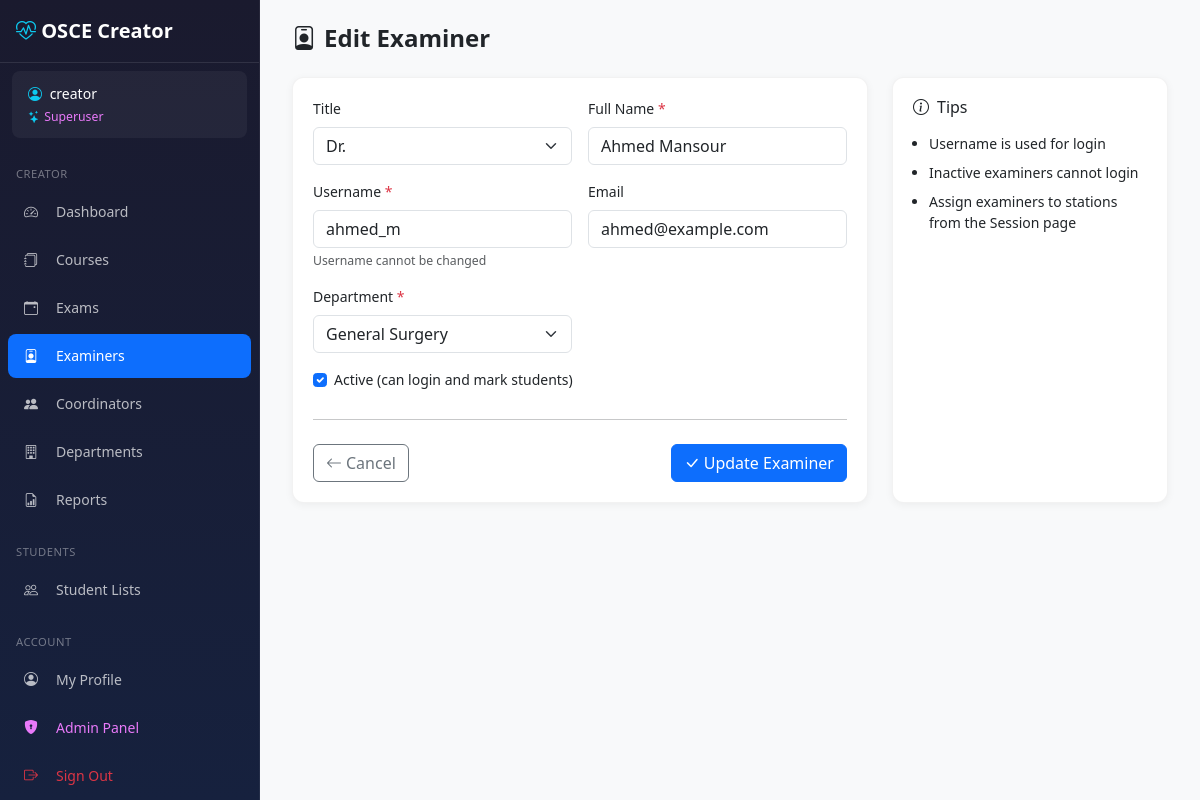
The app's page /creator/examiners/31/edit/ (signed in) with its own data.
### core/models/examiner.py (models this page shows, shortened)
class Examiner(AbstractBaseUser, PermissionsMixin, TimestampMixin):
    ROLE_EXAMINER    = 'examiner'
    ROLE_COORDINATOR = 'coordinator'
    ROLE_ADMIN       = 'admin'
    ROLE_CHOICES = [
        (ROLE_EXAMINER,    'Examiner'),
        (ROLE_COORDINATOR, 'Coordinator'),
        (ROLE_ADMIN,       'Admin'),
    ]
    POSITION_HEAD      = 'head'
    POSITION_RTA       = 'rta'
    POSITION_ORGANIZER = 'organizer'
    POSITION_CHOICES = [
        (POSITION_HEAD,      'Head'),
        (POSITION_RTA,       'RTA'),
        (POSITION_ORGANIZER, 'Organizer'),
    ]
    id = models.AutoField(primary_key=True)
    username = models.CharField(max_length=80, unique=True)
    email = models.EmailField(max_length=120, blank=True, default='')
    full_name = models.CharField(max_length=150)
    title = models.CharField(max_length=20, blank=True, default='')  # Dr., Prof.
    department = models.CharField(max_length=100, blank=True, default='')
    coordinator_department = models.ForeignKey(
        'core.Department',
        null=True, blank=True,
        on_delete=models.SET_NULL,
        related_name='coordinators',
        db_index=True,
    )
    coordinator_position = models.CharField(
        max_length=10,
        choices=POSITION_CHOICES,
        blank=True, default='',
    )
    role = models.CharField(max_length=20, choices=ROLE_CHOICES, default=ROLE_EXAMINER)
    is_active = models.BooleanField(default=True)
    is_staff = models.BooleanField(default=False)
    is_deleted = models.BooleanField(default=False)
    deleted_at = models.DateTimeField(null=True, blank=True)
    objects = ExaminerManager()
    USERNAME_FIELD = 'username'
    REQUIRED_FIELDS = ['full_name']
    class Meta:
        db_table = 'examiners'
        verbose_name = 'Examiner'
        verbose_name_plural = 'Examiners'
        constraints = [
            models.CheckConstraint(
                condition=models.Q(
                    models.Q(role='coordinator', _negated=True)
                ) | models.Q(coordinator_department__isnull=False),
                name='coordinator_must_have_department',
            ),
            models.CheckConstraint(
                condition=models.Q(
                    models.Q(role='coordinator', _negated=True)
                ) | ~models.Q(coordinator_position=''),
                name='coordinator_must_have_position',
            ),
            models.CheckConstraint(
                condition=models.Q(role='coordinator') | models.Q(
                    coordinator_department__isnull=True,
                    coordinator_position='',
                ),
                name='non_coordinator_no_dept_fields',
            ),
        ]
    @property
    def display_name(self):
        if self.title:
            return f"{self.title} {self.full_name}"
        return self.full_name

### core/models/department.py (models this page shows, shortened)
class Department(TimestampMixin):
    name = models.CharField(max_length=150, unique=True)
    class Meta:
        db_table = 'departments'
        ordering = ['name']
        verbose_name = 'Department'
        verbose_name_plural = 'Departments'

### creator/views/examiners.py (the view, shortened to what this page needs)
# urls.py: path('examiners/<int:examiner_id>/edit/', examiners.examiner_edit, name='examiner_edit'),
@login_required
def examiner_edit(request, examiner_id):
    examiner = get_object_or_404(Examiner, pk=examiner_id)
    departments = get_departments()
    return render(request, 'creator/examiners/form.html', {
        'examiner': examiner,
        'departments': departments,
    })

### core/context_processors.py (called while the page is built)
def admin_token(request):
    if hasattr(request, 'user') and request.user.is_authenticated and request.user.is_staff:
        return {'ADMIN_TOKEN': settings.SECRET_ADMIN_URL}
    return {'ADMIN_TOKEN': ''}

### core/utils/cache_utils.py (called while the page is built)
def get_departments():
    result = cache.get(DEPT_LIST_KEY)
    if result is None:
        from core.models import Department
        result = list(Department.objects.order_by('name'))
        cache.set(DEPT_LIST_KEY, result, DEPT_LIST_TTL)
        logger.debug('Cache MISS: departments loaded from DB (%d items)', len(result))
    return result

### templates/creator/examiners/form.html (shortened to what this page needs)
{% extends 'creator/base_creator.html' %}
{% block content %}
<div class="page-header">
    <h1><i class="bi bi-person-badge me-2"></i>{% if examiner %}Edit{% else %}Add{% endif %} Examiner</h1>
</div>
<div class="row">
    <div class="col-lg-8">
        <div class="stat-card">
            <form method="POST">
                <div class="row g-3">
                    <div class="col-md-6">
                        <label class="form-label">Title</label>
                        <select class="form-select" name="title">
                            <option value="Dr." {% if examiner and examiner.title == 'Dr.' %}selected{% endif %}>Dr.</option>
                        </select>
                    </div>
                    <div class="col-md-6">
                        <label class="form-label">Full Name <span class="text-danger">*</span></label>
                        <input type="text" class="form-control" name="full_name" required
                               value="{{ examiner.full_name|default:'' }}"
                               placeholder="Mohammed Ahmed">
                    </div>
                    <div class="col-md-6">
                        <label class="form-label">Username <span class="text-danger">*</span></label>
                        <input type="text" class="form-control" name="username" required
                               value="{{ examiner.username|default:'' }}"
                               placeholder="700125" {% if examiner %}readonly{% endif %}>
                        {% if examiner %}
                        <div class="form-text">Username cannot be changed</div>
                        {%else %}
                        <div class="form-text">Use financial number (e.g., 700125).</div>
                        {% endif %}
                    </div>
                    <div class="col-md-6">
                        <label class="form-label">Email</label>
                        <input type="email" class="form-control" name="email"
                               value="{{ examiner.email|default:'' }}"
                               placeholder="moh@najah.edu">
                    </div>
                    <div class="col-md-6">
                        <label class="form-label">Department <span class="text-danger">*</span></label>
                        <select class="form-select" name="department" required>
                            {% for dept in departments %}
                            <option value="{{ dept.name }}" {% if examiner and examiner.department == dept.name %}selected{% endif %}>{{ dept.name }}</option>
                            {% endfor %}
                        </select>
                    </div>
                    <div class="col-md-6">
                    </div>
                    <div class="col-12">
                        <div class="form-check">
                            <input class="form-check-input" type="checkbox" name="is_active" id="is_active"
                                   {% if not examiner or examiner.is_active %}checked{% endif %}>
                            <label class="form-check-label" for="is_active">
                                Active (can login and mark students)
                            </label>
                        </div>
                    </div>
                </div>
                <hr class="my-4">
                <div class="d-flex justify-content-between">
                    <a href="{% url 'creator:examiner_list' %}" class="btn btn-outline-secondary">
                        <i class="bi bi-arrow-left me-1"></i>Cancel
                    </a>
                    <button type="submit" class="btn btn-primary">
                        <i class="bi bi-check-lg me-1"></i>{% if examiner %}Update{% else %}Create{% endif %} Examiner
                    </button>
                </div>
            </form>
        </div>
    </div>
    <div class="col-lg-4">
        <div class="stat-card">
            <h6 class="mb-3"><i class="bi bi-info-circle me-2"></i>Tips</h6>
            <ul class="mb-0 ps-3">
                <li class="mb-2">Username is used for login</li>
                <li class="mb-2">Inactive examiners cannot login</li>
                <li>Assign examiners to stations from the Session page</li>
            </ul>
        </div>
    </div>
</div>
{% endblock %}

### templates/creator/base_creator.html (shortened to what this page needs)
{% load static %}
<!DOCTYPE html>
<html lang="en">
<head>
    <link href="https://cdn.jsdelivr.net/npm/bootstrap@5.3.2/dist/css/bootstrap.min.css" rel="stylesheet">
    <link href="https://cdn.jsdelivr.net/npm/bootstrap-icons@1.11.1/font/bootstrap-icons.css" rel="stylesheet">
    <link href="{% static 'css/creator.css' %}" rel="stylesheet">
</head>
<body>
    <nav id="creatorSidebar"
         class="sidebar offcanvas-lg offcanvas-start"
         tabindex="-1"
         aria-labelledby="sidebarLabel">
        <div class="offcanvas-body d-flex flex-column p-0">
            <div class="brand d-none d-lg-block">
                <i class="bi bi-heart-pulse"></i> OSCE Creator
            </div>
            {% if user.is_authenticated %}
            <div class="user-info">
                <div><i class="bi bi-person-circle me-1"></i> <span class="user-name">{{ user.display_name|default:user.username }}</span></div>
                <small class="d-block mt-1">
                    {% if user.is_superuser %}
                    <span style="color:#e879f9;"><i class="bi bi-stars me-1"></i>Superuser</span>
                    {% elif user.role == 'admin' %}
                    <span style="color:#f0c040;"><i class="bi bi-shield-fill me-1"></i>Admin</span>
                    {% else %}
                    <span class="text-muted">Examiner</span>
                    {% endif %}
                </small>
            </div>
            {% endif %}
            <div class="nav-section">Creator</div>
            <ul class="nav flex-column">
                <li class="nav-item">
                    <a class="nav-link {% if '/creator/' in request.path and request.path == '/creator/' or request.path == '/creator' %}active{% endif %}"
                       href="{% url 'creator:dashboard' %}">
                        <i class="bi bi-speedometer2"></i> Dashboard
                    </a>
                </li>
                <li class="nav-item">
                    <a class="nav-link {% if '/creator/courses' in request.path %}active{% endif %}"
                       href="{% url 'creator:course_list' %}">
                        <i class="bi bi-journals"></i> Courses
                    </a>
                </li>
                <li class="nav-item">
                    <a class="nav-link {% if '/creator/exams' in request.path %}active{% endif %}"
                       href="{% url 'creator:exam_list' %}">
                        <i class="bi bi-calendar-event"></i> Exams
                    </a>
                </li>
                <li class="nav-item">
                    <a class="nav-link {% if '/creator/examiners' in request.path %}active{% endif %}"
                       href="{% url 'creator:examiner_list' %}">
                        <i class="bi bi-person-badge"></i> Examiners
                    </a>
                </li>
                {% if user.is_superuser or user.role == 'admin' %}
                <li class="nav-item">
                    <a class="nav-link {% if '/creator/coordinators' in request.path %}active{% endif %}"
                       href="{% url 'creator:coordinator_list' %}">
                        <i class="bi bi-people-fill"></i> Coordinators
                    </a>
                </li>
                <li class="nav-item">
                    <a class="nav-link {% if '/creator/departments' in request.path %}active{% endif %}"
                       href="{% url 'creator:department_list' %}">
                        <i class="bi bi-building"></i> Departments
                    </a>
                </li>
                {% endif %}
                <li class="nav-item">
                    <a class="nav-link {% if '/creator/reports' in request.path %}active{% endif %}"
                       href="{% url 'creator:reports_index' %}">
                        <i class="bi bi-file-earmark-bar-graph"></i> Reports
                    </a>
                </li>
            </ul>
            {% if perms.core.can_view_student_list %}
            <div class="nav-section">Students</div>
            <ul class="nav flex-column">
                <li class="nav-item">
                    <a class="nav-link {% if request.path == '/creator/students/' %}active{% endif %}" href="{% url 'creator:student_list' %}">
                        <i class="bi bi-people"></i> Student Lists
                    </a>
                </li>
            </ul>
            {% endif %}
            <div class="mt-auto">
                <div class="nav-section">Account</div>
                <ul class="nav flex-column mb-3">
                    <li class="nav-item">
                        <a class="nav-link {% if request.path == '/profile/' %}active{% endif %}" href="{% url 'profile' %}">
                            <i class="bi bi-person-circle"></i> My Profile
                        </a>
                    </li>
                    {% if user.is_staff %}
                    <li class="nav-item">
                        <form method="POST" action="{% url 'admin_gateway' %}" id="admin-gateway-form">
                            <button type="submit" class="nav-link w-100 text-start border-0 bg-transparent"
                                    style="color:#e879f9;">
                                <i class="bi bi-shield-lock-fill"></i> Admin Panel
                            </button>
                        </form>
                    </li>
                    {% endif %}
                    <li class="nav-item">
                        <a class="nav-link text-danger" href="{% url 'creator:logout' %}">
                            <i class="bi bi-box-arrow-right"></i> Sign Out
                        </a>
                    </li>
                </ul>
            </div>
        </div>
    </nav>
    <main class="main-content">
        <div class="toast-container position-fixed top-0 end-0 p-3" style="z-index: 9999;">
        </div>
        {% block content %}{% endblock %}
    </main>
</body>
</html>

### static/css/creator.css (style rules this page uses)
:root { --primary-color: #0d6efd; --sidebar-width: 260px; --sidebar-bg-start: #1a1a2e; --sidebar-bg-end: #16213e; --touch-target-min: 44px; --font-size-base: 14px; }
body { font-size: var(--font-size-base); overflow-x: hidden; }
.sidebar { background: linear-gradient(180deg, var(--sidebar-bg-start) 0%, var(--sidebar-bg-end) 100%); width: var(--sidebar-width); color: rgba(255,255,255,0.7); }
@media (min-width: 992px) { .sidebar { position: fixed; top: 0; left: 0; height: 100vh; z-index: 1030; border-right: 1px solid rgba(255,255,255,0.06); overflow-y: auto; } }
.sidebar .brand { color: white; font-size: 1.25rem; font-weight: 600; padding: 1rem; margin-bottom: 0.5rem; border-bottom: 1px solid rgba(255,255,255,0.1); }
.sidebar .brand i { color: #0dcaf0; }
.sidebar .user-info { background: rgba(255,255,255,0.05); padding: 0.75rem 1rem; border-radius: 0.5rem; margin: 0 0.75rem 0.5rem; color: rgba(255,255,255,0.8); font-size: 0.875rem; }
.sidebar .user-info .user-name { color: white; font-weight: 500; }
.sidebar .user-info i { color: #0dcaf0; }
.sidebar .nav-link { color: rgba(255,255,255,0.7); padding: 0.65rem 1rem; margin: 0.125rem 0.5rem; border-radius: 0.5rem; transition: all 0.2s; min-height: var(--touch-target-min); display: flex; align-items: center; }
.sidebar .nav-link.active { color: white; background: var(--primary-color); }
.sidebar .nav-link i { width: 24px; margin-right: 0.5rem; flex-shrink: 0; }
.sidebar .nav-section { color: rgba(255,255,255,0.4); font-size: 0.7rem; text-transform: uppercase; letter-spacing: 0.5px; padding: 1rem 1rem 0.3rem; margin-top: 0.25rem; }
.main-content { min-height: 100vh; background: #f8f9fa; padding: 1.25rem; }
@media (min-width: 992px) { .main-content { margin-left: var(--sidebar-width); padding: 1.5rem 2rem; } }
.stat-card { background: white; border-radius: 0.75rem; padding: 1.25rem; box-shadow: 0 2px 8px rgba(0,0,0,0.05); border: 1px solid rgba(0,0,0,0.05); height: 100%; }
.page-header { margin-bottom: 1.5rem; }
.page-header h1 { font-size: 1.5rem; font-weight: 600; margin-bottom: 0; }

### records on screen
Examiner: display_name "creator"
Examiner: title "Dr.", full_name "Ahmed Mansour", username "ahmed_m", email "ahmed@example.com", department "General Surgery", is_active "☑"
